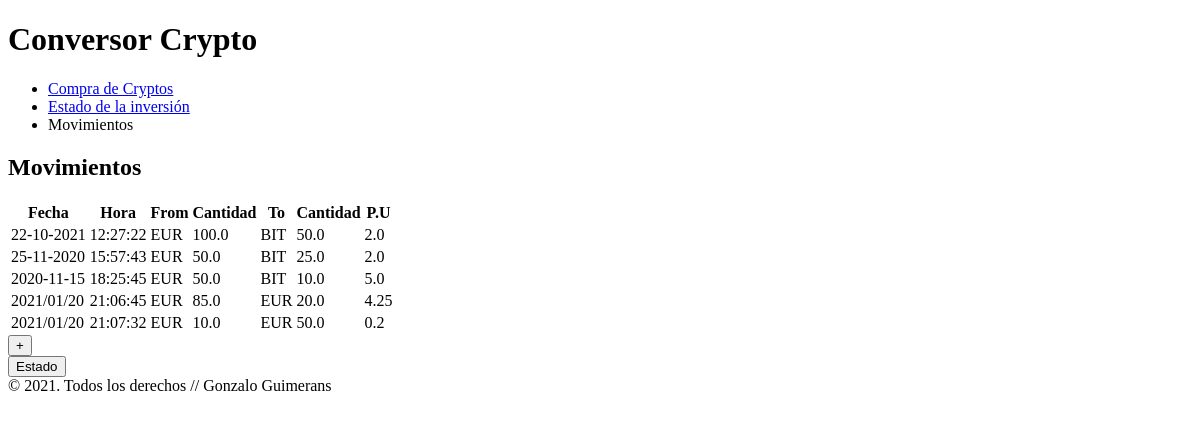
Before: / with the older database file.
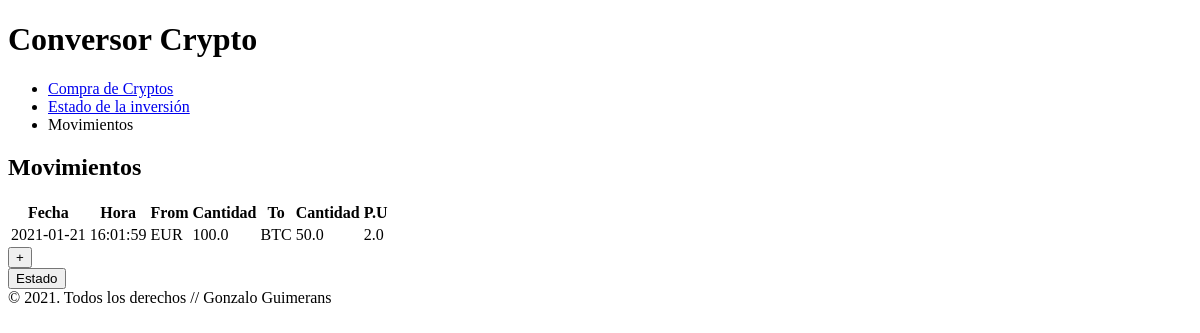
After: the same page with the newer database file.
### tables this page shows
CREATE TABLE "tabla_movimientos" (
	"id"	INTEGER,
	"date"	TEXT NOT NULL,
	"time"	TEXT NOT NULL,
	"from_currency"	INTEGER NOT NULL,
	"from_quantity"	REAL NOT NULL,
	"to_currency"	INTEGER NOT NULL,
	"to_quantity"	REAL NOT NULL,
	PRIMARY KEY("id" AUTOINCREMENT)
);

### movements/views.py (the view)
@app.route("/")
def movimientosCrypto():
    conn = sqlite3.connect("movements/data/bbdd_crypto.db")
    c = conn.cursor()
    c.execute("SELECT date, time, from_currency, from_quantity, to_currency, to_quantity, from_quantity/to_quantity FROM tabla_movimientos;")
    movimientos = c.fetchall()
    if not movimientos:
            conn.close()
            return render_template("sin_movimientos.html")
    else:
        conn.close()
        return render_template("movimientos.html", movimientos=movimientos)

### movements/templates/movimientos.html
{% extends "base.html" %}
{% block breadcrumbs %}
<ul class="breadcrumb">
        <li><a href="/compra">Compra de Cryptos</a></li>
        <li><a href="/estado">Estado de la inversión</a></li>
        <li>Movimientos</li>
      </ul>
{% endblock %}
{% block h2 %}Movimientos{% endblock %}
{% block bloque_de_formato %}
        <table>
                <tr>
                        <th>Fecha</th>
                        <th>Hora</th>
                        <th>From</th>
                        <th>Cantidad</th>
                        <th>To</th>
                        <th>Cantidad</th>
                        <th>P.U</th>
                </tr>
        {% for registro in movimientos %}
                <tr>
                                <td>{{ registro[0] }}</td>
                                <td>{{ registro[1] }}</td>
                                <td>{{ registro[2] }}</td>
                                <td>{{ registro[3] }}</td>
                                <td>{{ registro[4] }}</td>
                                <td>{{ registro[5] }}</td>
                                <td>{{ registro[6] }}</td>
                </tr>
        {% endfor %}
        </table>
        <form action="compra">
                <input type="submit" value="+">
        </form>
        <form action="estado">
                <input type="submit" value="Estado">
        </form>
{% endblock %}

### movements/templates/base.html (shortened to what this page needs)
<!DOCTYPE html>
<html lang="en">
    <head>
    </head>
    <body>
        <header>
            <h1>Conversor Crypto</h1>
            <section>
                {% block breadcrumbs %}{% endblock %}
            </section>
            <h2>{% block h2 %}{% endblock %}</h2>
        </header>
        <section>
            {% block bloque_de_formato %}{% endblock %}
        </section>
        <footer>
            &copy; 2021. Todos los derechos // Gonzalo Guimerans
        </footer>
    </body>
</html>

Changed rows visible on the page:
removed tabla_movimientos: date "22-10-2021", time "12:27:22", from_currency "EUR", from_quantity "100.0", to_currency "BIT", to_quantity "50.0", registro "2.0"
removed tabla_movimientos: date "25-11-2020", time "15:57:43", from_currency "EUR", from_quantity "50.0", to_currency "BIT", to_quantity "25.0", registro "2.0"
removed tabla_movimientos: date "2020-11-15", time "18:25:45", from_currency "EUR", from_quantity "50.0", to_currency "BIT", to_quantity "10.0", registro "5.0"
removed tabla_movimientos: date "2021/01/20", time "21:06:45", from_currency "EUR", from_quantity "85.0", to_currency "EUR", to_quantity "20.0", registro "4.25"
removed tabla_movimientos: date "2021/01/20", time "21:07:32", from_currency "EUR", from_quantity "10.0", to_currency "EUR", to_quantity "50.0", registro "0.2"
added tabla_movimientos: date "2021-01-21", time "16:01:59", from_currency "EUR", from_quantity "100.0", to_currency "BTC", to_quantity "50.0", registro "2.0"
